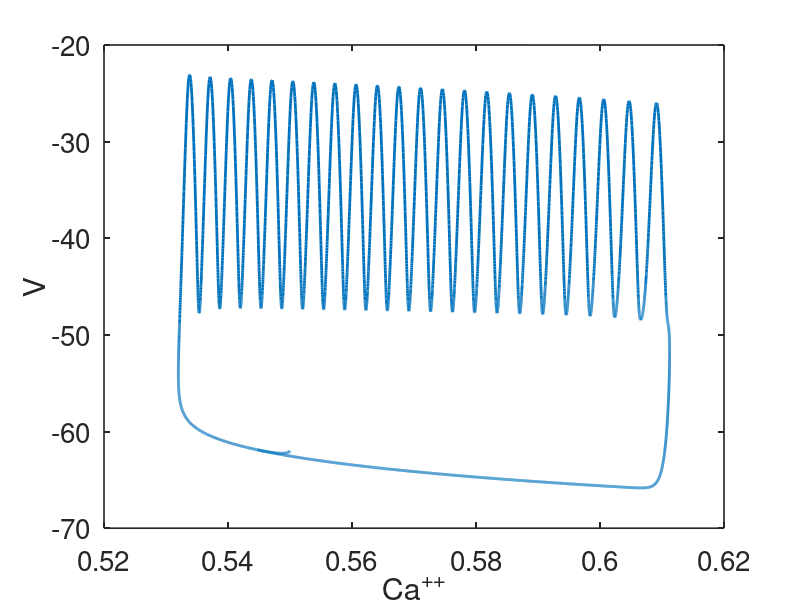
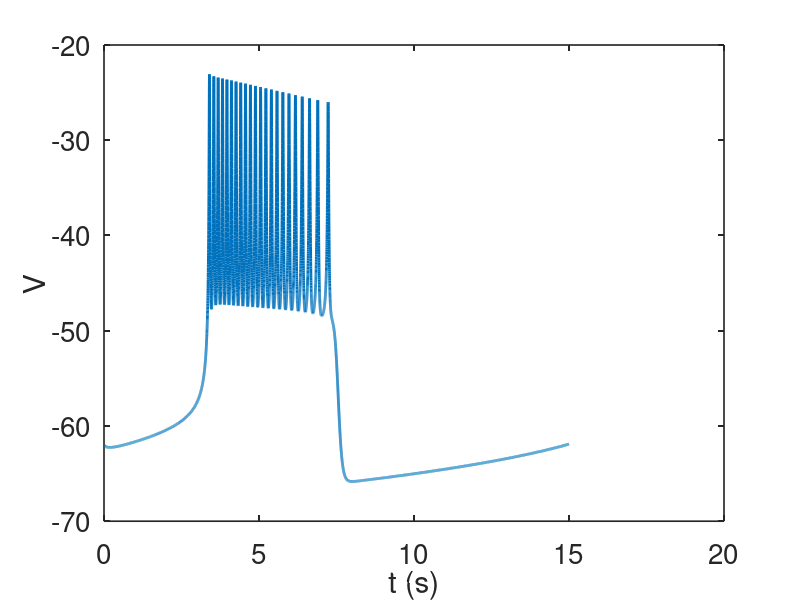
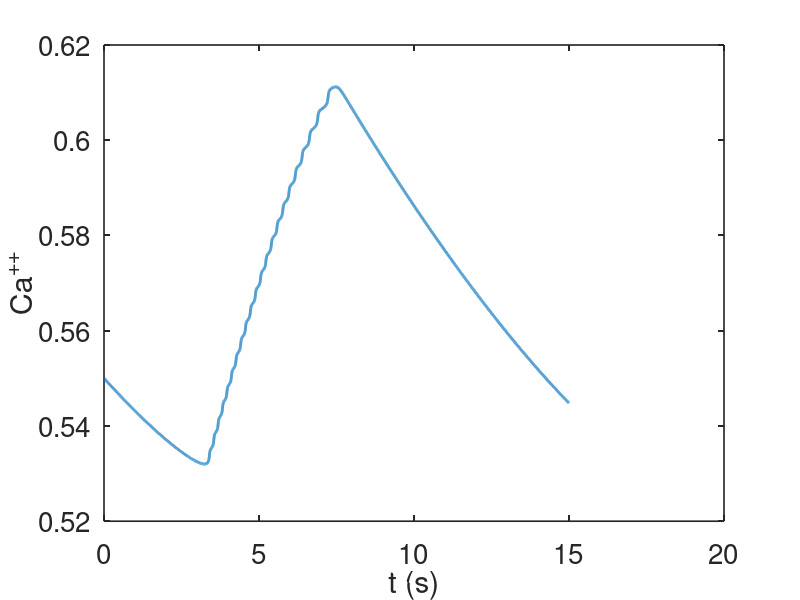

The MATLAB source for these figures, in order:
%the 3 variable Chay Keizer model for beta cells
function CheyKeizer
global  cstar gkcabar lambda vca vk gk gca captot vbar 
global  vn sn vm sm vh sh a  b c f alpha kca kd ibar treset width auto

set(0,                           ...
   'defaultaxesfontsize', 20,   ...
   'defaultaxeslinewidth', 1.2, ...
   'defaultlinelinewidth', 2.0, ...
   'defaultpatchlinewidth', 0.7); 
 cstar=0.7;
 gkcabar=30000;
 lambda=1.6;
 vca=110;
 vk=-75;
gk=2500;
gca=1400;
captot=5309.3;
vbar=-75;
vn=-15;
 sn=5.6;
 vm=4;
 sm=14;
 vh=-10;
 sh=10;
 a=65;
 b=20;
 c=60;
f=0.001;
alpha=4.506e-6;
kca=0.03;
kd=100.0;
ibar=0;
treset=10000;
width=1000;

ibar=0;
treset=10000;
width=1000;
auto=0;


total=15000;
tstep = 1;

%specify the output points
tspan = [0:tstep:total];
%initial data
v0=-62;
n0=0.001;
ca0=0.55;
 u0 = [v0,n0,ca0];
 
[T,S] = ode23(@deRHS,tspan, u0, odeset('maxstep',1));  

figure(1)
plot(S(:,3),S(:,1))
ylabel('V')
xlabel('Ca^{++}')
figure(2)
plot(T/1000,S(:,1))
xlabel('t (s)')
ylabel('V')

figure(3)
plot(T/1000,S(:,3))
xlabel('t (s)')
ylabel('Ca^{++}')

function s_prime=deRHS(t,s)
global  cstar gkcabar lambda vca vk gk gca captot vbar 
global  vn sn vm sm vh sh a  b c f alpha kca kd ibar treset width auto

v=s(1);
n = s(2);
ca=s(3);

phik  = 1/(1+exp((vn-v)/sn));
phica  = 1/(1+exp((vm-v)/sm));
phih  = 1/(1+exp((v-vh)/sh));
ica  = gca*phica *phih *(v-vca);
taun  = c/(exp((v-vbar)/a)+exp((vbar-v)/b));
iapp  = ibar*( (t - treset>0) -  (t - treset - width>0));
gkca = gkcabar*ca/(kd + ca);


vp =  (-ica  + gk*n*(vk-v) + gkca*(vk-v) + iapp )/captot;
np =  lambda*(phik -n)/taun ;
cap = auto*(cstar - ca) + (1-auto)*(f*(-alpha*ica  - kca*ca));

s_prime = [vp;np;cap];
% % @ , meth=cvode, toler=1e-6, atoler=1e-6, dt=5
% % @ xhi=1, ylo=-70, yhi=-10, maxstor=20000, bound=100000
% % @ xplot=ca yplot=v
% % aux curpA = (-ica(v) + gk*n*(vk-v) + gkca*(vk-v))/1000
% % aux icaout = -ica(v)/1000
% % aux ikout = gk*n*(vk-v)/1000
% % aux iapp = iapp(t)
% % 
